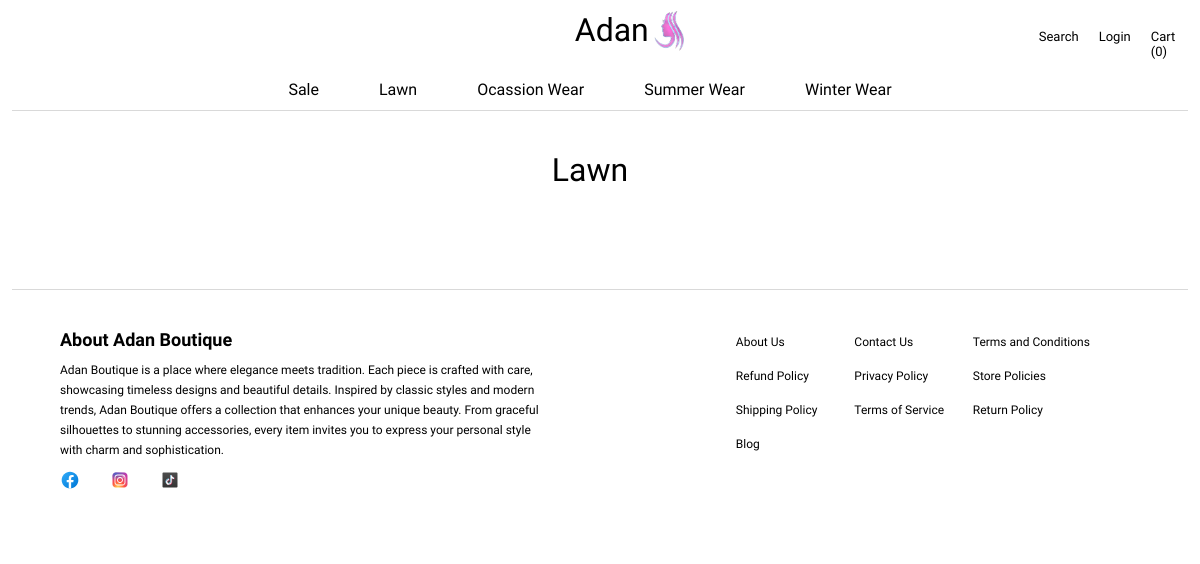
Before: /adan/lawn with the older database file.
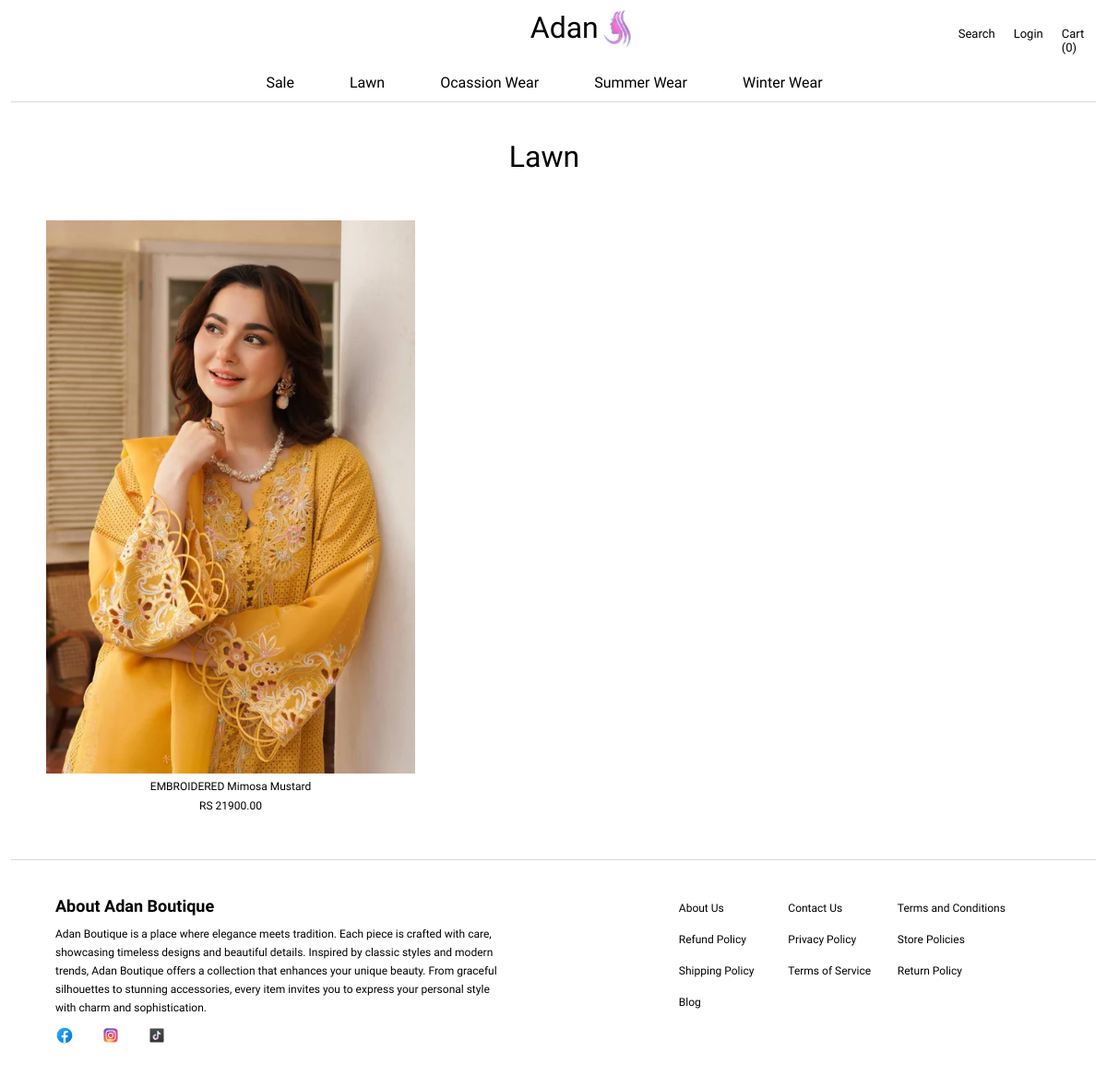
After: the same page with the newer database file.
### products/models.py (models this page shows, shortened)
class Product(models.Model):
    name = models.CharField(max_length=255)
    description = models.TextField(blank=True)
    price = models.DecimalField(max_digits=10, decimal_places=2)
    discounted_price = models.DecimalField(max_digits=10, decimal_places=2, null=True, blank=True)
    stock = models.PositiveIntegerField()
    product_type = models.ForeignKey(ProductType, on_delete=models.CASCADE, related_name='products')
    is_on_sale = models.BooleanField(default=False)  # New field
    created_at = models.DateTimeField(auto_now_add=True)
    updated_at = models.DateTimeField(auto_now=True)

class ProductImage(models.Model):
    product = models.ForeignKey(Product, on_delete=models.CASCADE, related_name='images')
    image = models.ImageField(upload_to='products/')
    alt_text = models.CharField(max_length=255, blank=True)

### products/views.py (the view)
# urls.py: path('lawn', views.lawn, name = 'lawn'),
def lawn(request):
    lawn_products = Product.objects.filter(is_on_sale = False, product_type__name = 'Lawn')
    products_with_images = {
        product: product.images.all() for product in lawn_products
    }
    context = {
        'products_with_images': products_with_images,
    }
    return render(request, 'lawn.html', context)

### products/templates/lawn.html (shortened to what this page needs)
{% extends "layout.html" %}
{% block main %}
<div class="main">
    <div class="sectionHeading">
        <p>
            Lawn
        </p>
    </div>
    <div class="cardContainer">
        {% for product, images in products_with_images.items %}
        <div id='card-width' class="card">
            <div class="imgcontainer">
                {% if images %}
                    <img src="{{ images.1.image.url }}" alt="{{ images.1.alt_text }}">
                {% else %}
                    <img src="path/to/default/image.jpg" alt="No image available">
                {% endif %}
            </div>
            <div class="card-content">
                <p style = 'display: block'>{{ product.name }}</p>
                <p>RS {{ product.price }}</p>
            </div>
        </div>
        {% endfor %}
    </div>
</div>
{% endblock %}

Changed rows visible on the page:
added Product: image (picture), name "EMBROIDERED Mimosa Mustard", price "21900.00"
